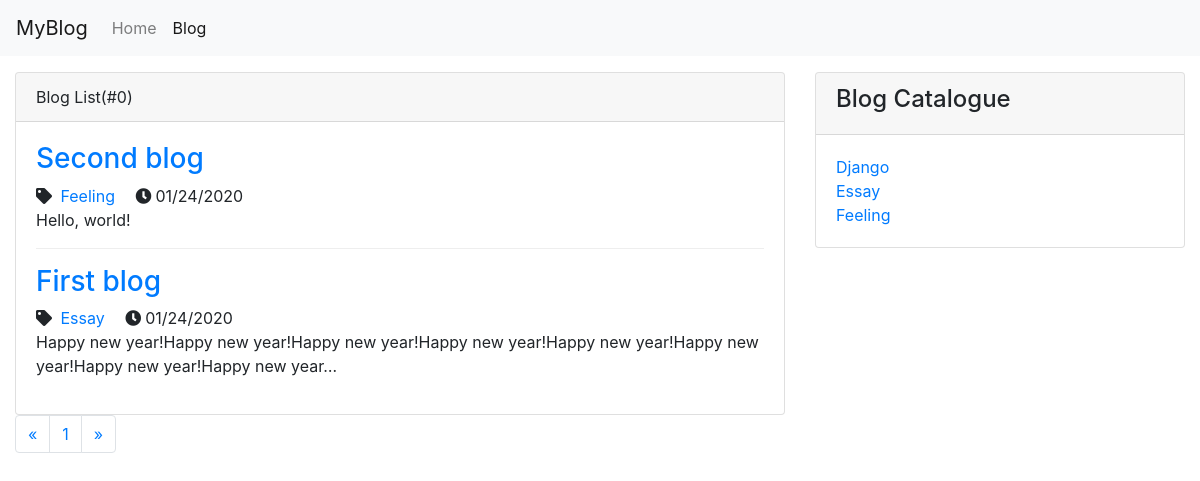
/blog/, run on an earlier commit of the app's database.
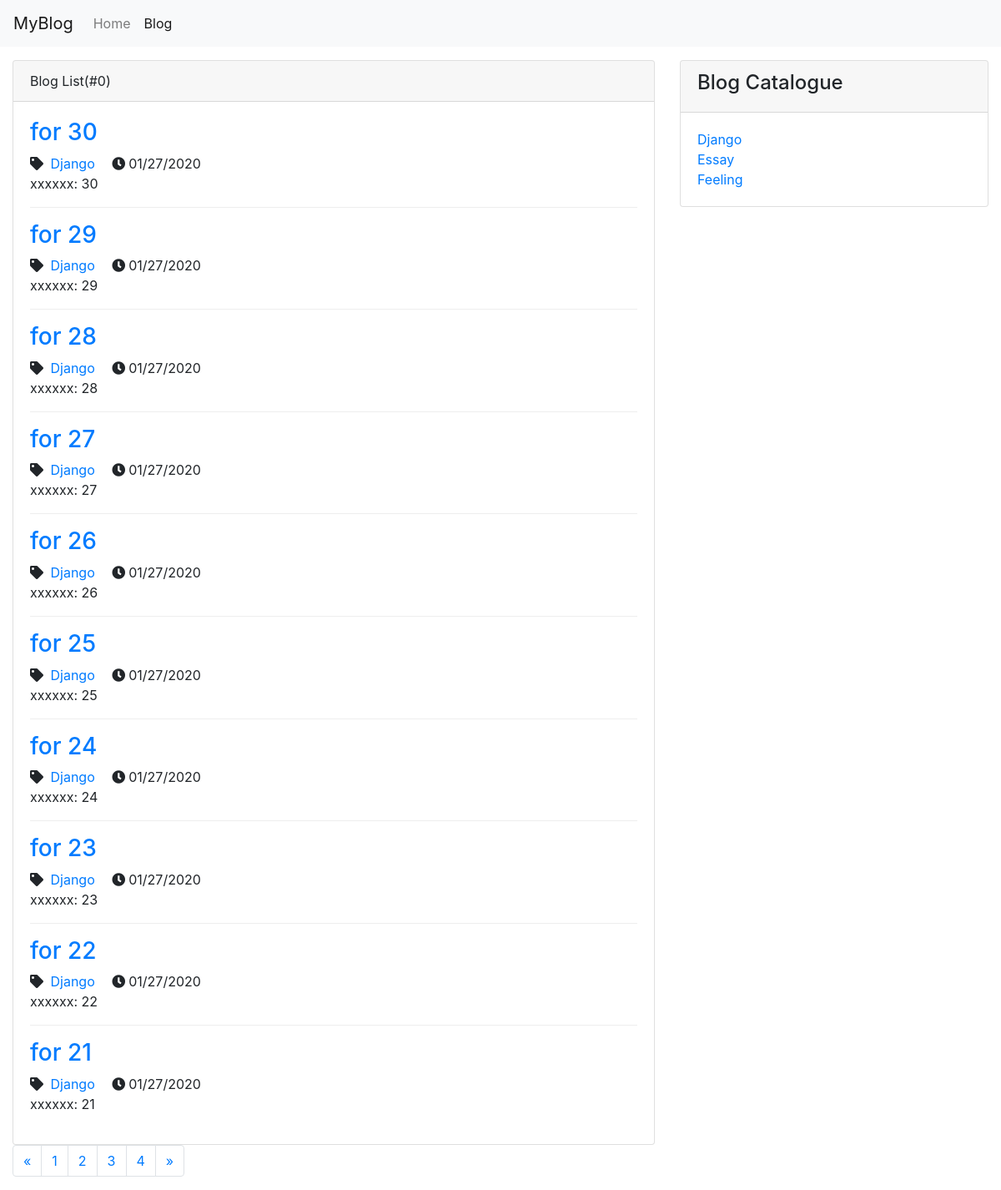
And on a later commit of the database.
### blog/models.py (models this page shows, shortened)
class Blog(models.Model):
    title = models.CharField(max_length=50)
    blog_type = models.ForeignKey(BlogType, on_delete=models.DO_NOTHING)
    content = models.TextField()
    author = models.ForeignKey(User, on_delete=models.DO_NOTHING)
    created_time = models.DateTimeField(auto_now_add=True)
    last_updated_time = models.DateTimeField(auto_now=True)
    class Meta:
        ordering = ['-created_time']

class BlogType(models.Model):
    type_name = models.CharField(max_length=15)
    def __str__(self):
        return self.type_name

### blog/views.py (the view)
# urls.py: path('', views.blog_list, name='blog_list'),
def blog_list(request):
    blogs_all_list = Blog.objects.all()
    paginator = Paginator(blogs_all_list, 10) # 10 items per page
    page_num = request.GET.get('page', 1) # Get page parameter(GET request)
    page_of_blogs = paginator.get_page(page_num)
    content = {}
    content['page_of_blogs'] = page_of_blogs
    content['blog_types'] = BlogType.objects.all()
    return render(request, 'blog/blog_list.html', content)

### blog/templates/blog/blog_list.html (shortened to what this page needs)
{% extends 'base.html' %}
{% block header_extends %}
<link rel="stylesheet" href="/static/css/blog.css">
{% endblock %}
{% block nav_blog_active %}
active
{% endblock %}
{% block content %}
<div class="container-fluid">
    <div class="row mt-3">
        <div class="col-sm-8">
            <div class="card">
                <div class="card-header">
                    {% block blog_list_title %}
                    Blog List(#{{ page_of_blogs.paginator.count|length }})
                    {% endblock %}
                </div>
                <div class="card-body">
                    {% for blog in page_of_blogs.object_list %}
                    <div class="blog">
                        <h3><a href="{% url 'blog_detail' blog.pk %}">{{ blog.title }} </a></h3>
                        <p class="blog-info">
                            <i class="fas fa-tag mr-1"></i> <a class="mr-3"
                                href="{% url 'blogs_with_type' blog.blog_type.pk %}">{{blog.blog_type}}</a>
                            <i class="fas fa-clock mr-1"></i>{{blog.created_time|date:'m/d/Y'}}
                        </p>
                        <p>{{ blog.content|truncatechars:120 }}</p>
                    </div>
                    {% empty %}
                    <div class="blog">
                        <h3>-- No blogs. Please look forward! --</h3>
                    </div>
                    {% endfor %}
                </div>
            </div>
            <div>
                <ul class="pagination">
                    {% if page_of_blogs.has_previous %}
                    <li class="page-item">
                        <a class="page-link" href="?page={{ page_of_blogs.previous_page_number }}">&laquo;</a>
                    </li>
                    {% else %}
                    <li class="page-item"><a class="page-link" href="?page=1">&laquo;</a></li>
                    {% endif %}
                    {% for page_num in page_of_blogs.paginator.page_range %}
                    <li class="page-item">
                        <a class="page-link" href="?page={{ page_num }}">{{page_num}}</a>
                    </li>
                    {% endfor %}
                    {% if page_of_blogs.has_next %}
                    <li class="page-item">
                        <a class="page-link" href="?page={{ page_of_blogs.next_page_number }}">&raquo;</a>
                    </li>
                    {% else %}
                    <li class="page-item"><a class="page-link" href="?page={{ page_of_blogs.paginator.num_pages }}">&raquo;</a></li>
                    {% endif %}
                </ul>
            </div>
        </div>
        <div class="d-none d-sm-block col-sm-4">
            <div class="card">
                <div class="card-header">
                    <h4>Blog Catalogue</h4>
                </div>
                <div class="card-body">
                    <ul class="m-0 p-0 blog-type">
                        {% for blog_type in blog_types %}
                        <li>
                            <a href="{% url 'blogs_with_type' blog_type.pk %}">{{ blog_type.type_name }}</a>
                        </li>
                        {% empty %}
                        <li>No catalogue</li>
                        {% endfor %}
                    </ul>
                </div>
            </div>
        </div>
    </div>
</div>
{% endblock %}

### templates/base.html (shortened to what this page needs)
{% load static %}
<!DOCTYPE html>
<html lang="en">
<head>
    <link rel="stylesheet" href="https://use.fontawesome.com/releases/v5.7.0/css/all.css"
>
    <link rel="stylesheet" href="{% static 'bootstrap-4.4.1-dist/css/bootstrap.min.css' %}">
    {% block header_extends %}{% endblock %}
</head>
<body>
    <nav class="navbar navbar-expand-lg navbar-light bg-light">
        <a class="navbar-brand" href="{% url 'home' %}">MyBlog</a>
        <div class="collapse navbar-collapse" id="navbarSupportedContent">
          <ul class="navbar-nav mr-auto">
            <li class="nav-item">
              <a class="nav-link {% block nav_home_active %}{% endblock %}" href="/">Home<span class="sr-only">(current)</span></a>
            </li>
            <li class="nav-item">
              <a class="nav-link {% block nav_blog_active %}{% endblock %}" href="{% url 'blog_list' %}">Blog</a>
            </li>
          </ul>
        </div>
      </nav>
    {% block content %}{% endblock %}
</body>
</html>

### static/css/blog.css (style rules this page uses)
ul.blog-type { list-style-type: none; }
div.blog:not(:last-child) { border-bottom: 1px solid #eee; margin-bottom: 1em; }
div.blog p.blog-info { margin-bottom: 0; }

What changed in the data, as far as the page shows it:
no longer on this page (row unchanged): Blog: title "Second blog", blog_type "Feeling", created_time "01/24/2020", content "Hello, world!"
no longer on this page (row unchanged): Blog: title "First blog", blog_type "Essay", created_time "01/24/2020", content "Happy new year!Happy new year!Happy new year!Happy new year!Happy new year!Happy new year!Happy new year!Happy new year…"
added Blog: title "for 30", blog_type "Django", created_time "01/27/2020", content "xxxxxx: 30"
added Blog: title "for 29", blog_type "Django", created_time "01/27/2020", content "xxxxxx: 29"
added Blog: title "for 28", blog_type "Django", created_time "01/27/2020", content "xxxxxx: 28"
added Blog: title "for 27", blog_type "Django", created_time "01/27/2020", content "xxxxxx: 27"
added Blog: title "for 26", blog_type "Django", created_time "01/27/2020", content "xxxxxx: 26"
added Blog: title "for 25", blog_type "Django", created_time "01/27/2020", content "xxxxxx: 25"
added Blog: title "for 24", blog_type "Django", created_time "01/27/2020", content "xxxxxx: 24"
added Blog: title "for 23", blog_type "Django", created_time "01/27/2020", content "xxxxxx: 23"
added Blog: title "for 22", blog_type "Django", created_time "01/27/2020", content "xxxxxx: 22"
added Blog: title "for 21", blog_type "Django", created_time "01/27/2020", content "xxxxxx: 21"
Also different on the page:
new list line: "2"
new list line: "3"
new list line: "4"
